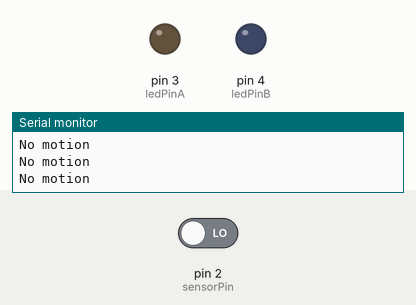
This sketch was run on a simulated Arduino Uno, built with avr-gcc and run on an emulated ATmega328P. On the bench: output pins drawn as LEDs (lit = HIGH), the last lines printed to the serial monitor. Dashed ring = blinking. Inputs (shaded band) come from the test bench; at power-on: pin 2 (sensorPin) LOW.

Above: at 1.8 s.
1.9 s: pin 2 (sensorPin) driven HIGH
At 2.1 s:
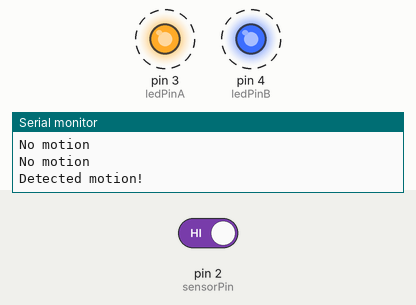
4.9 s: pin 2 (sensorPin) driven LOW
At 5.5 s:
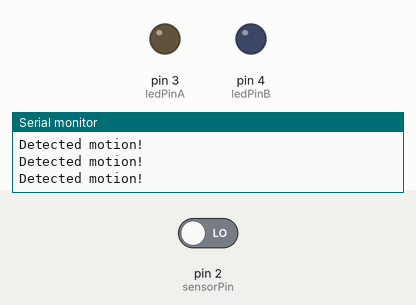
Timing chart, 0 to 7.9 s (numbered marks = the images above; inputs shaded):
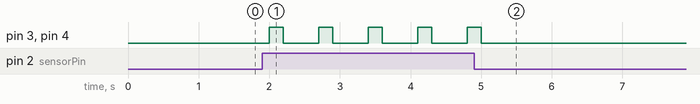

Measured:
- after the input at 1.9 s, pin 3 (ledPinA), pin 4 (ledPinB): alternates HIGH for 0.20 s and LOW for 0.50 s, starting after 0.10 s
- after the input at 4.9 s, pin 3 (ledPinA), pin 4 (ledPinB): goes on until 5.0 s, then stays LOW

The sketch:

Task6.ino
```cpp
int sensorPin = 2;
int ledPinA = 3;
int ledPinB = 4;

void setup()
{
  Serial.begin(9600);
  pinMode(sensorPin, INPUT);
  pinMode(ledPinA, OUTPUT);
  pinMode(ledPinB, OUTPUT);
}

void loop()
{
  int sensorValue = digitalRead(sensorPin);
  if (sensorValue == HIGH){
    Serial.println("Detected motion!");
    digitalWrite(ledPinA, HIGH);
    digitalWrite(ledPinB, HIGH);

    delay(200);

    digitalWrite(ledPinA, LOW);
    digitalWrite(ledPinB, LOW);
  }else{
  	Serial.println("No motion");
  }
  delay(500);
}
```
